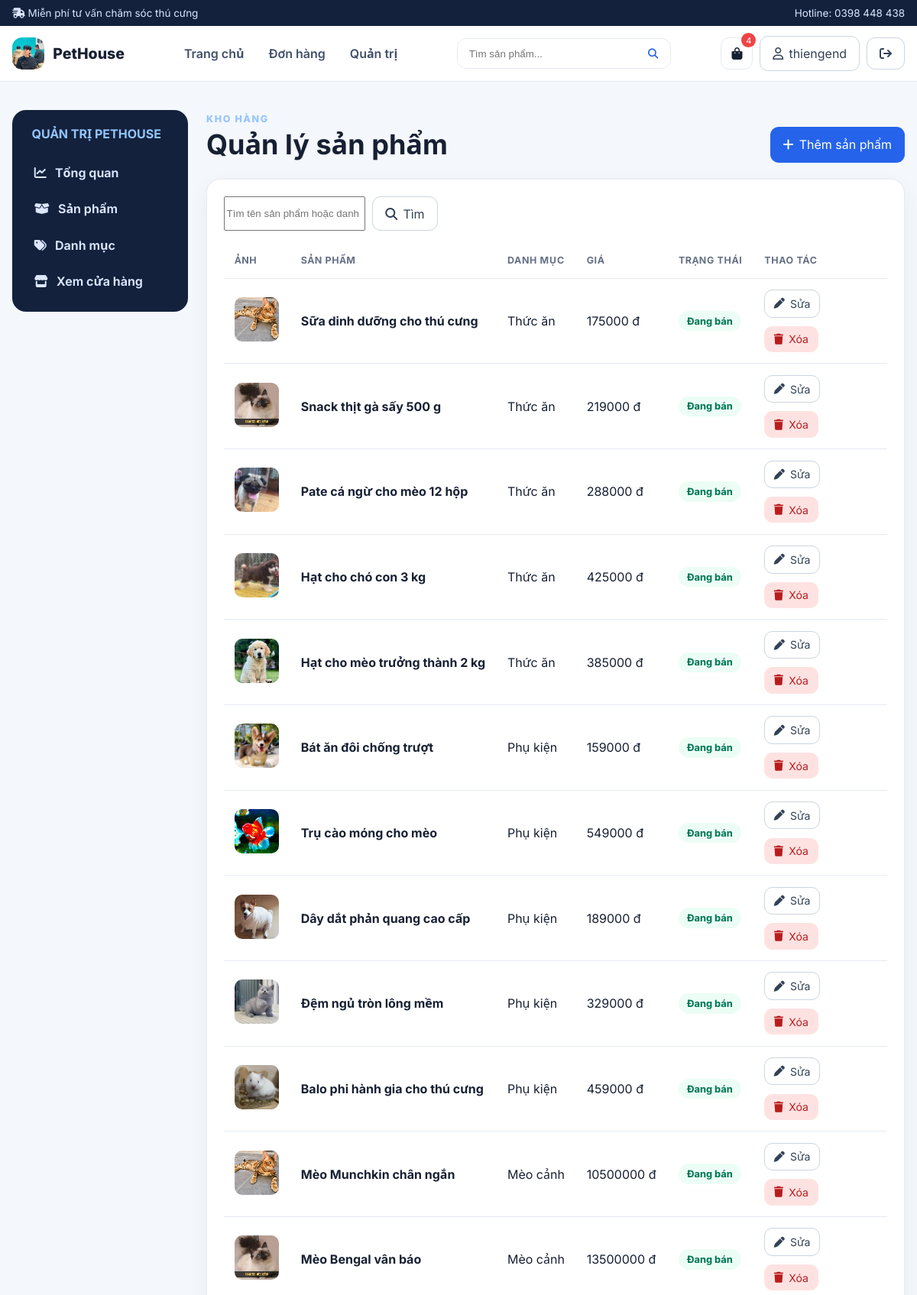
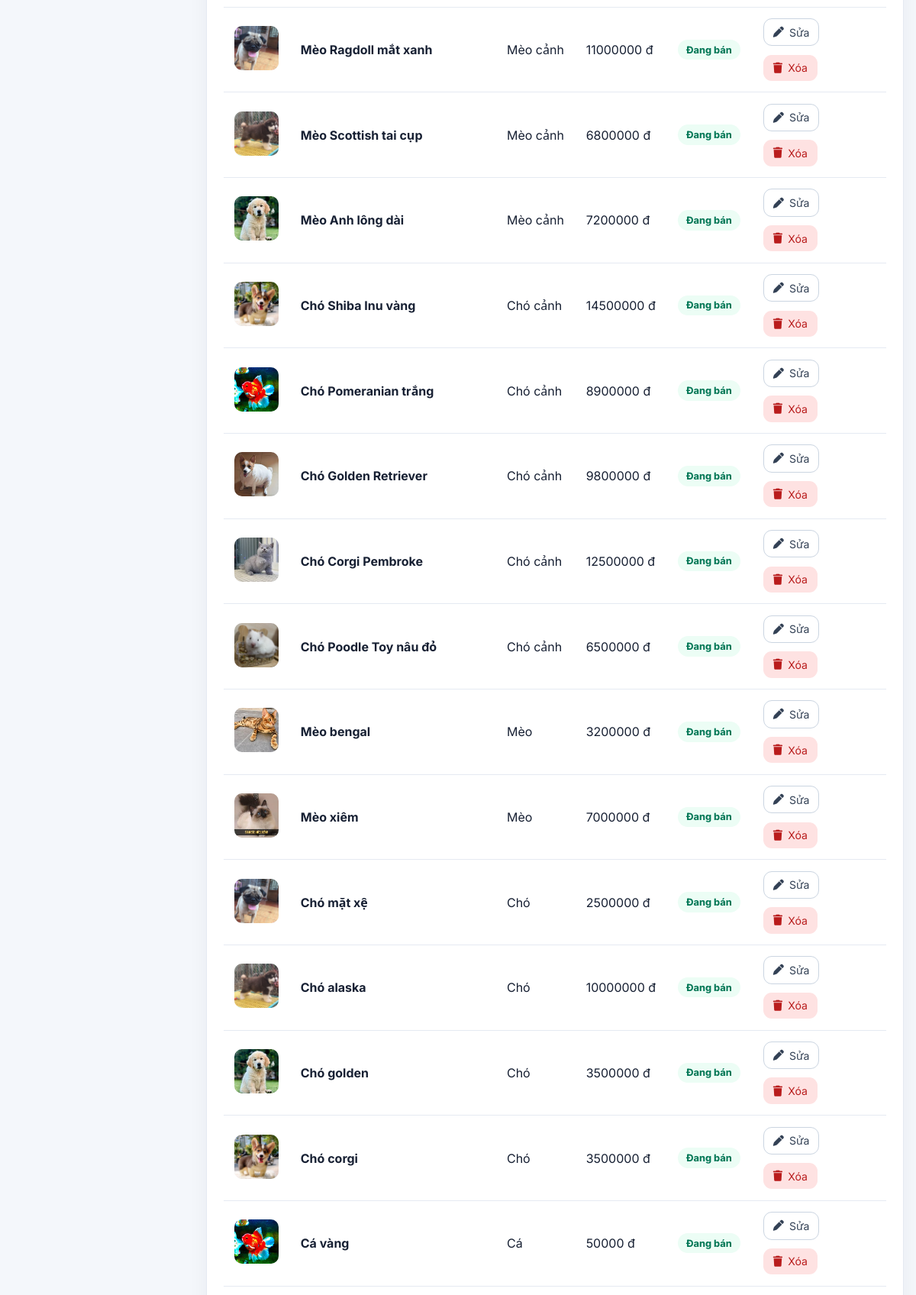
The app's page /quan-tri/san-pham/ (signed in, upper part) with its own data (2 pictures, top to bottom).
### accounts/models.py (models this page shows, shortened)
class Product(models.Model):
    name = models.CharField(max_length=200, verbose_name="Tên sản phẩm")
    description = models.TextField(verbose_name="Mô tả")
    price = models.DecimalField(max_digits=12, decimal_places=0, validators=[MinValueValidator(0)], verbose_name="Giá")
    image = models.ImageField(upload_to="products/", verbose_name="Hình ảnh")
    category = models.ForeignKey(Category, on_delete=models.PROTECT, related_name="products", verbose_name="Danh mục")
    created_at = models.DateTimeField(auto_now_add=True, verbose_name="Ngày tạo")
    updated_at = models.DateTimeField(auto_now=True, verbose_name="Ngày cập nhật")
    is_active = models.BooleanField(default=True, verbose_name="Đang bán")
    class Meta:
        verbose_name = "Sản phẩm"
        verbose_name_plural = "Sản phẩm"
        ordering = ["-created_at"]

class Category(models.Model):
    name = models.CharField(max_length=100, unique=True, verbose_name="Tên danh mục")
    description = models.TextField(blank=True, verbose_name="Mô tả")
    created_at = models.DateTimeField(auto_now_add=True, verbose_name="Ngày tạo")
    updated_at = models.DateTimeField(auto_now=True, verbose_name="Ngày cập nhật")
    class Meta:
        verbose_name = "Danh mục"
        verbose_name_plural = "Danh mục"
        ordering = ["name"]

### accounts/views.py (the view)
# urls.py: path("quan-tri/san-pham/", views.admin_products, name="admin_products"),
@staff_required
def admin_products(request):
    query = request.GET.get("q", "").strip()
    products = Product.objects.select_related("category").order_by("-created_at")
    if query:
        products = products.filter(Q(name__icontains=query) | Q(category__name__icontains=query))
    return render(request, "admin/products.html", {"products": products, "query": query})

### accounts/context_processors.py (called while the page is built)
def store_context(request):
    cart_count = 0
    if request.user.is_authenticated:
        cart_count = CartItem.objects.filter(cart__user=request.user).aggregate(total=Sum("quantity"))["total"] or 0
    return {"cart_count": cart_count}

### ecommerce/templates/admin/products.html (shortened to what this page needs)
{% extends 'admin/base.html' %}
{% block admin_content %}
<div class="section-heading"><div><span class="eyebrow">Kho hàng</span><h1>Quản lý sản phẩm</h1></div><a class="btn btn-primary" href="{% url 'admin_product_create' %}"><i class="fa-solid fa-plus"></i> Thêm sản phẩm</a></div>
<div class="panel">
  <form method="get" style="display:flex;gap:.6rem;margin-bottom:1rem"><input name="q" value="{{ query }}" placeholder="Tìm tên sản phẩm hoặc danh mục..."><button class="btn btn-outline"><i class="fa-solid fa-magnifying-glass"></i> Tìm</button></form>
  <div class="table-wrap"><table class="table"><thead><tr><th>Ảnh</th><th>Sản phẩm</th><th>Danh mục</th><th>Giá</th><th>Trạng thái</th><th>Thao tác</th></tr></thead><tbody>
  {% for product in products %}<tr><td><img class="admin-thumb" src="{{ product.image.url }}" alt=""></td><td><strong>{{ product.name }}</strong></td><td>{{ product.category.name }}</td><td>{{ product.price|floatformat:0 }} đ</td><td>{% if product.is_active %}<span class="status status-delivered">Đang bán</span>{% else %}<span class="status status-pending">Đã ẩn</span>{% endif %}</td><td><div class="actions"><a class="btn btn-outline btn-sm" href="{% url 'admin_product_edit' product.id %}"><i class="fa-solid fa-pen"></i> Sửa</a><form method="post" action="{% url 'admin_product_delete' product.id %}" onsubmit="return confirm('Xóa sản phẩm này?')">{% csrf_token %}<button class="btn btn-danger btn-sm"><i class="fa-solid fa-trash"></i> Xóa</button></form></div></td></tr>
  {% empty %}<tr><td colspan="6">Không tìm thấy sản phẩm.</td></tr>{% endfor %}
  </tbody></table></div>
</div>
{% endblock %}

### ecommerce/templates/base.html (shortened to what this page needs)
{% load static %}
<!doctype html>
<html lang="vi">
<head>
  <link rel="stylesheet" href="https://cdnjs.cloudflare.com/ajax/libs/font-awesome/6.5.2/css/all.min.css">
  <link rel="stylesheet" href="{% static 'css/store.css' %}">
</head>
<body>
  <div class="topbar"><div class="container topbar-inner"><span><i class="fa-solid fa-truck-fast"></i> Miễn phí tư vấn chăm sóc thú cưng</span><span>Hotline: 0398 448 438</span></div></div>
  <header class="site-nav">
    <div class="container nav-inner">
      <a class="brand" href="{% url 'home' %}"><img class="brand-mark" src="{% static 'images/pic.jpg' %}" alt="PetHouse"><span>PetHouse</span></a>
      <nav class="nav-links" aria-label="Điều hướng chính">
        <a class="nav-link" href="{% url 'home' %}">Trang chủ</a>
        {% if user.is_authenticated %}<a class="nav-link" href="{% url 'profile' %}">Đơn hàng</a>{% endif %}
        {% if user.is_staff %}<a class="nav-link" href="{% url 'admin_dashboard' %}">Quản trị</a>{% endif %}
      </nav>
      <form class="search-form" action="{% url 'search' %}" method="get" role="search">
        <input name="q" value="{{ request.GET.q }}" placeholder="Tìm sản phẩm..." aria-label="Tìm sản phẩm">
        <button aria-label="Tìm kiếm"><i class="fa-solid fa-magnifying-glass"></i></button>
      </form>
      <div class="nav-actions">
        {% if user.is_authenticated %}
          <a class="btn icon-btn" href="{% url 'cart' %}" aria-label="Giỏ hàng"><i class="fa-solid fa-bag-shopping"></i><span class="cart-badge">{{ cart_count|default:0 }}</span></a>
          <a class="btn btn-outline account-link" href="{% url 'profile' %}"><i class="fa-regular fa-user"></i> {{ user.username }}</a>
          <form action="{% url 'logout' %}" method="post">{% csrf_token %}<button class="btn btn-outline" aria-label="Đăng xuất"><i class="fa-solid fa-arrow-right-from-bracket"></i></button></form>
        {% else %}
          <a class="btn btn-outline" href="{% url 'login' %}">Đăng nhập</a><a class="btn btn-primary account-link" href="{% url 'register' %}">Đăng ký</a>
        {% endif %}
      </div>
    </div>
  </header>
  <main class="site-main">
    {% block content %}{% endblock %}
  </main>
</body>
</html>

### ecommerce/static/css/store.css (style rules this page uses)
:root { --brand:#2563eb;--brand-dark:#1e40af;--ink:#172033;--muted:#667085;--surface:#fff;--soft:#f4f7fb;--line:#e5eaf2;--success:#159a68;--danger:#dc3545;--radius:18px;--shadow:0 14px 36px rgba(23,32,51,.09) }
* { box-sizing:border-box }
body { font-family:Inter,system-ui,-apple-system,"Segoe UI",sans-serif;color:var(--ink);background:var(--soft);margin:0 }
.site-main { min-height:65vh }
.container { width:min(1180px,calc(100% - 32px));margin:auto }
.topbar { background:#13213c;color:#dbe6ff;font-size:.84rem;padding:.5rem 0 }
.topbar-inner,.nav-inner,.row-between { display:flex;align-items:center;justify-content:space-between;gap:1rem }
.site-nav { background:rgba(255,255,255,.96);border-bottom:1px solid var(--line);position:sticky;top:0;z-index:100;backdrop-filter:blur(12px) }
.nav-inner { min-height:72px }
.brand { display:flex;align-items:center;gap:.7rem;font-weight:800;font-size:1.22rem;color:var(--ink);text-decoration:none }
.brand-mark { width:42px;height:42px;border-radius:13px;object-fit:cover }
.nav-links { display:flex;align-items:center;gap:.4rem }
.nav-link { color:#42506a;text-decoration:none;padding:.62rem .8rem;border-radius:10px;font-weight:600 }
.search-form { display:flex;min-width:280px;border:1px solid var(--line);border-radius:12px;background:white;overflow:hidden }
.search-form input { border:0;outline:0;padding:.72rem .9rem;width:100% }
.search-form button { border:0;background:transparent;color:var(--brand);padding:0 1rem }
.nav-actions { display:flex;align-items:center;gap:.55rem }
.btn { display:inline-flex;align-items:center;justify-content:center;gap:.45rem;border:1px solid transparent;border-radius:11px;padding:.72rem 1rem;font-weight:700;text-decoration:none;cursor:pointer;background:white;color:var(--ink);font:inherit }
.btn-primary { background:var(--brand);color:white }
.btn-outline { border-color:#cbd5e1;color:#334155;background:white }
.btn-danger { background:#fee2e2;color:#b91c1c }
.btn-sm { padding:.48rem .72rem;font-size:.88rem }
.icon-btn { width:42px;height:42px;padding:0;border:1px solid var(--line);position:relative }
.cart-badge { position:absolute;right:-5px;top:-7px;background:#ef4444;color:white;min-width:19px;height:19px;border-radius:99px;font-size:.69rem;display:grid;place-items:center }
.eyebrow { text-transform:uppercase;letter-spacing:.13em;font-weight:800;font-size:.78rem;color:#93c5fd }
.section-heading { display:flex;align-items:end;justify-content:space-between;gap:1rem;margin-bottom:1.35rem }
.section-heading h1,.section-heading h2 { margin:0;font-size:clamp(1.65rem,3vw,2.25rem) }
.panel { background:white;border:1px solid var(--line);border-radius:var(--radius);box-shadow:0 8px 26px rgba(23,32,51,.05);padding:1.35rem }
.table-wrap { overflow:auto }
.table { width:100%;border-collapse:collapse }
.table th,.table td { text-align:left;padding:.9rem;border-bottom:1px solid var(--line);white-space:nowrap }
.table th { color:var(--muted);font-size:.78rem;text-transform:uppercase;letter-spacing:.05em }
.status { display:inline-block;border-radius:99px;padding:.36rem .68rem;font-size:.8rem;font-weight:750;background:#eef2ff;color:#3730a3 }
.status-delivered,.status-review { background:#ecfdf5;color:#047857 }
.actions { display:flex;gap:.7rem;flex-wrap:wrap }

### ecommerce/templates/admin/base.html (style rules this page uses)
.admin-thumb { width:58px;height:58px;border-radius:10px;object-fit:cover;background:#f1f5f9 }

### records on screen
Product: image (picture), name "Sữa dinh dưỡng cho thú cưng", category.name "Thức ăn", price "175000", is_active "Đang bán"
Product: image (picture), name "Snack thịt gà sấy 500 g", category.name "Thức ăn", price "219000", is_active "Đang bán"
Product: image (picture), name "Pate cá ngừ cho mèo 12 hộp", category.name "Thức ăn", price "288000", is_active "Đang bán"
Product: image (picture), name "Hạt cho chó con 3 kg", category.name "Thức ăn", price "425000", is_active "Đang bán"
Product: image (picture), name "Hạt cho mèo trưởng thành 2 kg", category.name "Thức ăn", price "385000", is_active "Đang bán"
Product: image (picture), name "Bát ăn đôi chống trượt", category.name "Phụ kiện", price "159000", is_active "Đang bán"
Product: image (picture), name "Trụ cào móng cho mèo", category.name "Phụ kiện", price "549000", is_active "Đang bán"
Product: image (picture), name "Dây dắt phản quang cao cấp", category.name "Phụ kiện", price "189000", is_active "Đang bán"
Product: image (picture), name "Đệm ngủ tròn lông mềm", category.name "Phụ kiện", price "329000", is_active "Đang bán"
Product: image (picture), name "Balo phi hành gia cho thú cưng", category.name "Phụ kiện", price "459000", is_active "Đang bán"
Product: image (picture), name "Mèo Munchkin chân ngắn", category.name "Mèo cảnh", price "10500000", is_active "Đang bán"
Product: image (picture), name "Mèo Bengal vân báo", category.name "Mèo cảnh", price "13500000", is_active "Đang bán"
Product: image (picture), name "Mèo Ragdoll mắt xanh", category.name "Mèo cảnh", price "11000000", is_active "Đang bán"
Product: image (picture), name "Mèo Scottish tai cụp", category.name "Mèo cảnh", price "6800000", is_active "Đang bán"
Product: image (picture), name "Mèo Anh lông dài", category.name "Mèo cảnh", price "7200000", is_active "Đang bán"
Product: image (picture), name "Chó Shiba Inu vàng", category.name "Chó cảnh", price "14500000", is_active "Đang bán"
Product: image (picture), name "Chó Pomeranian trắng", category.name "Chó cảnh", price "8900000", is_active "Đang bán"
Product: image (picture), name "Chó Golden Retriever", category.name "Chó cảnh", price "9800000", is_active "Đang bán"
Product: image (picture), name "Chó Corgi Pembroke", category.name "Chó cảnh", price "12500000", is_active "Đang bán"
Product: image (picture), name "Chó Poodle Toy nâu đỏ", category.name "Chó cảnh", price "6500000", is_active "Đang bán"
Product: image (picture), name "Mèo bengal", category.name "Mèo", price "3200000", is_active "Đang bán"
Product: image (picture), name "Mèo xiêm", category.name "Mèo", price "7000000", is_active "Đang bán"
Product: image (picture), name "Chó mặt xệ", category.name "Chó", price "2500000", is_active "Đang bán"
Product: image (picture), name "Chó alaska", category.name "Chó", price "10000000", is_active "Đang bán"
Product: image (picture), name "Chó golden", category.name "Chó", price "3500000", is_active "Đang bán"
Product: image (picture), name "Chó corgi", category.name "Chó", price "3500000", is_active "Đang bán"
Product: image (picture), name "Cá vàng", category.name "Cá", price "50000", is_active "Đang bán"

### other values on screen
{{ cart_count|default:0 }} "4"
{{ user.username }} "thiengend"
